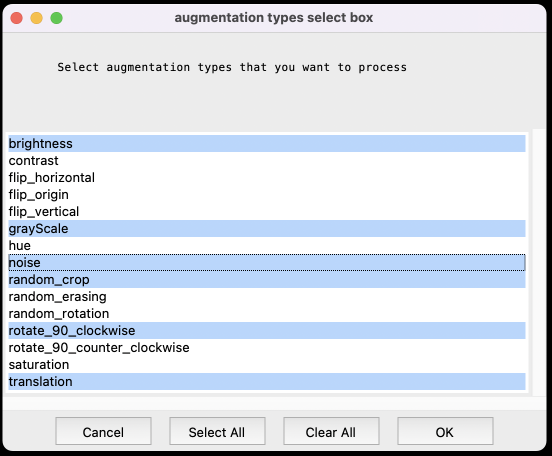
#> input picture example_gui_photo.png, 1103 x 912 px (shown at 1/2 size); its folder holds only this picture in this run
$ python -i utils.py   (imports and definitions only)
#> lines starting #> are read from the running program, lines starting #| are printed output that depends on the picture
#> further down, picture is the input picture: shape (912, 1103, 3); mean B, G, R 232.6, 224.8, 219.4
import cv2 as cv
import os as os
import skimage as skimage
from random import randint
import numpy as np


class DataAugmentation:
	# [22 lines left out: functions random_crop, random_erasing, not called in this run]

	def contrast(self, img):
		# alpha value [1.0-3.0], beta value [0-100]
		return cv.convertScaleAbs(img, alpha=randint(100, 300) / 100, beta=randint(0, 100))

	def flip_horizontal(self, img):
		return cv.flip(img, 1)

	def flip_vertical(self, img):
		return cv.flip(img, 0)

	def flip_origin(self, img):
		return cv.flip(img, -1)

	# [5 lines left out: function noise, not called in this run]

	def rotate_90_clockwise(self, img):
		return cv.rotate(img, cv.ROTATE_90_CLOCKWISE)

	def rotate_90_counter_clockwise(self, img):
		return cv.rotate(img, cv.ROTATE_90_COUNTERCLOCKWISE)

	# [12 lines left out: functions random_rotation, translation, not called in this run]

	def brightness(self, img):
		value = randint(-100, 100)
		hsv = cv.cvtColor(img, cv.COLOR_BGR2HSV)
#> hsv: shape (912, 1103, 3); mean H, S, V 54.9, 15.7, 233
		h, s, v = cv.split(hsv)
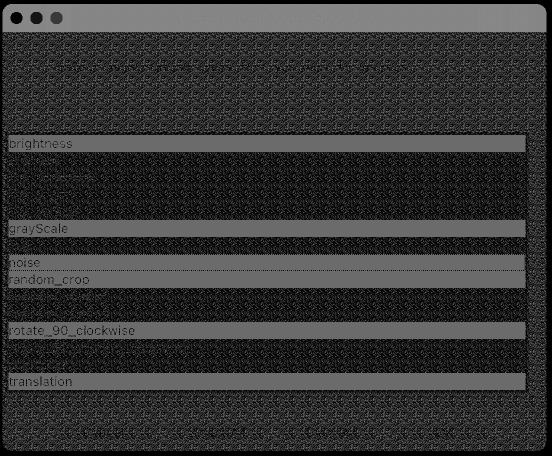
#> h: shape (912, 1103) (shown at 1/2 size); min 0, max 178, mean 54.9
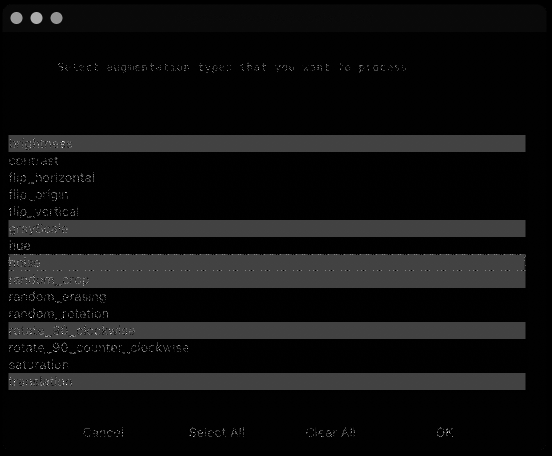
#> s: shape (912, 1103) (shown at 1/2 size); min 0, max 255, mean 15.7
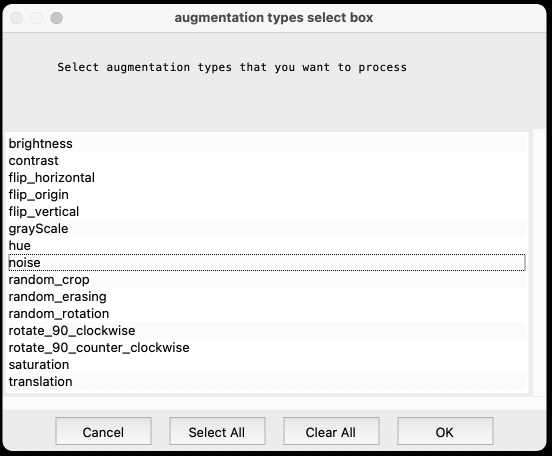
#> v: shape (912, 1103) (shown at 1/2 size); min 0, max 255, mean 233
		v = cv.add(v, value)
		v[v > 255] = 255
		v[v < 0] = 0
		final_hsv = cv.merge((h, s, v))
#> final_hsv: shape (912, 1103, 3); mean H, S, V 54.9, 15.7, 231.1
		img = cv.cvtColor(final_hsv, cv.COLOR_HSV2BGR)
		return img

	# [21 lines left out: functions saturation, hue, not called in this run]

	def grayScale(self, img):
		return cv.cvtColor(img, cv.COLOR_BGR2GRAY)


class Other:
	# [13 lines left out: function file_extentions, not called in this run]

	@staticmethod
	def get_method_with_its_name(func_name):
		return getattr(DataAugmentation, func_name)

>>> import cv2
>>> picture = cv2.imread('example_gui_photo.png')
>>> result = DataAugmentation().brightness(picture)
